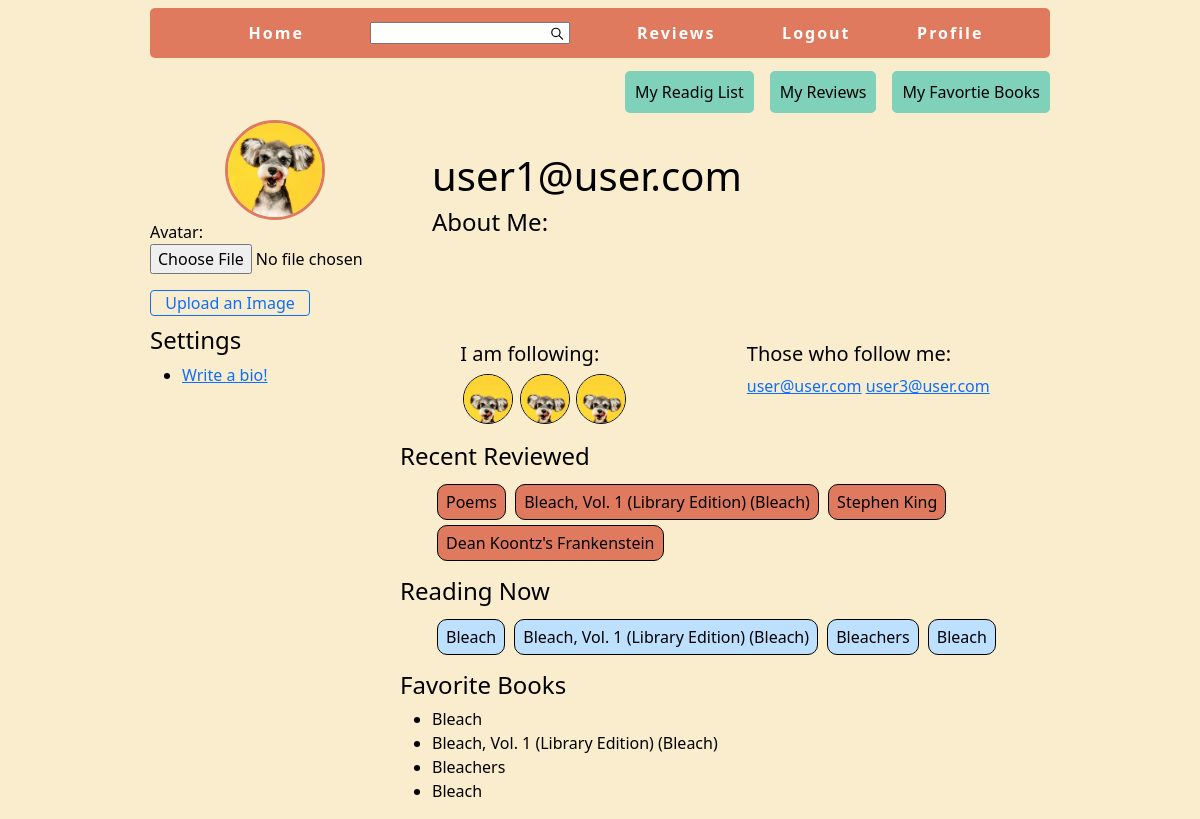
The app's page /user_profile_page/2 (signed in) with its own data.
### book_data/models.py (models this page shows, shortened)
class Following(models.Model):
    follower = models.ForeignKey(User, related_name='following', on_delete=models.CASCADE)
    following = models.ForeignKey(User, related_name='followers', on_delete=models.CASCADE)
    created_at = models.DateTimeField(auto_now_add=True)
    class Meta:
        db_table = "following"
        unique_together = ('follower', 'following')

class Profile(models.Model):
    user = models.OneToOneField(User, on_delete=models.CASCADE)
    avatar = models.ImageField(default='avatars/avatar.png', upload_to='avatars')
    bio = models.TextField()

class Reviews(models.Model):
    reviewer = models.ForeignKey(User, on_delete=models.CASCADE)
    book_title = models.CharField(max_length=120)
    book_id = models.CharField(max_length=50)
    cover_id = models.CharField(max_length=50)
    content = models.TextField()
    rating = models.IntegerField()
    created_at = models.DateTimeField(auto_now_add=True)
    class Meta:
        db_table = "reviews"

class ReadingList(models.Model):
    user = models.ForeignKey(User, on_delete=models.CASCADE)
    title = models.CharField(max_length=50)
    book_id = models.CharField(max_length=50)
    cover_id = models.CharField(max_length=50, null=True, blank=True)
    class Meta:
        db_table = "reading_list"

class FavoriteBooks(models.Model):
    user = models.ForeignKey(User, on_delete=models.CASCADE)
    title = models.CharField(max_length=50)
    book_id = models.CharField(max_length=50)
    cover_id = models.CharField(max_length=50, null=True, blank=True)
    class Meta:
        db_table = 'favorite_books'

### book_data/views.py (the view)
# urls.py: path('user_profile_page/<int:user_id>', user_profile_page, name='user_profile_page'),
@login_required
def user_profile_page(request, user_id):
    if request.method == 'POST':
        avatar_form = AvatarForm(request.POST, request.FILES)
        if avatar_form.is_valid():
            profile = request.user.profile
            profile.avatar = avatar_form.cleaned_data['avatar']
            profile.save()
            return redirect('user_profile_page', user_id)
        else:
            return redirect('index')
    else:
        avatar_form = AvatarForm()
    try:
        profile = request.user.profile
        avatar_url = profile.avatar.url
    except ObjectDoesNotExist:
        avatar_url = None
    try:
        profile = request.user.profile
        bio = profile.bio
    except ObjectDoesNotExist:
        bio = None
    try:
        reading_list = ReadingList.objects.filter(user=request.user)
    except ObjectDoesNotExist:
        reading_list = None
    try:
        reviews = Reviews.objects.filter(reviewer=request.user).order_by('-created_at')[:10]
    except ObjectDoesNotExist:
        reviews = None
    try:
        favorite_books = FavoriteBooks.objects.filter(user=request.user)
    except ObjectDoesNotExist:
        favorite_books = None
    try:
        following = Following.objects.filter(follower=request.user).order_by('-created_at')
    except ObjectDoesNotExist:
        following = None
    try:
        followers = Following.objects.filter(following=request.user).order_by('-created_at')
    except ObjectDoesNotExist:
        followers = None
    print(favorite_books)
    context = {
        'reading_list': reading_list,
        'reviews': reviews,
        'favorite_books': favorite_books,
        'avatar_form': avatar_form,
        'avatar_url': avatar_url,
        'bio': bio,
        'following': following,
        'followers': followers,
    }
    return render(request, 'book_data/user_profile_page.html', context)

### book_data/forms.py
class AvatarForm(forms.ModelForm):
    class Meta:
        model = Profile
        fields = ['avatar']

### book_data/templates/book_data/user_profile_page.html (shortened to what this page needs)
{% extends 'book_data/layout.html' %}
{% load static %}
{% block extra_css %}
    <link rel="stylesheet" href="{% static 'style/profile_page.css' %}">
{% endblock %}
{% block content %}
    <div class="grid-container">
        <div class="profile-contianer">
            <div class="avatar-img-div">
                {% if avatar_url %}
                <img src="{{ avatar_url }}" alt="Profile Avatar">
                {% else %}
                    <img src="/book_search/media/avatars/avatar.png" alt="Profile Avatar">
                {% endif %}
            </div>
            <form class="avatar-form" action='{% url "user_profile_page" user_id=user.id %}' enctype="multipart/form-data" method="POST">
                {{ avatar_form }}
                <button type="submit" class="btn btn-outline-primary btn-size">Upload an Image</button>
            </form>
        </div>
        <div class="settings">
            <h4>Settings</h4>
            <ul>
                <li><a href="{% url 'biography' %}">Write a bio!</a></li>
            </ul>
        </div>
        <div class="biography">
            <h1>{{ request.user }}</h1>
            <h4>About Me:</h4>
        </div>
        <div class="followers-container">
            <div >
                <h5>I am following: </h5>
                <div class="following">
                    {% for item in following %}
                            <div class="follower-avatar">
                                    <img src="{{ item.follower.profile.avatar.url }}" alt="">
                            </div>
                    {% endfor %}
                </div>
            </div>
            <div>
                <h5>Those who follow me:</h5>
                {% for item in followers %}
                    <a href="{% url 'general_profile_page' user_id=item.follower.profile.id %}"> {{ item.follower }}</a>
                {% endfor %}
            </div>
        </div>
        <div class="reviews">
            <h4>Recent Reviewed</h4>
            <ul class="review-list">
                {% for review in reviews %}
                    <li>
                        {{ review.book_title }}
                    </li>
                {% endfor %}
            </ul>
        </div>
        <div class="reading-list">
            <h4>Reading Now</h4>
            <ul class="reading-list">
                {% for item in reading_list %}
                    <li>
                        {{ item.title }}
                    </li>
                {% endfor %}
            </ul>
        </div>
        <div class="recent-reviews">
            <h4>Favorite Books</h4>
            <ul>
                {% for book in favorite_books %}
                    <li>
                        {{ book.title }}
                    </li>
                {% endfor %}
            </ul>
        </div>
    </div>
{% endblock %}

### book_data/static/style/main_style.css (style rules this page uses)
* { box-sizing: border-box; }
body { color: black; background-color: #faedcd; padding: 0; margin: 0; }

### book_data/static/style/profile_page.css (style rules this page uses)
* { box-sizing: border-box; }
.grid-container { display: grid; grid-template-columns: 250px 1fr; grid-template-rows: repeat(5, auto) ; grid-template-areas: "pic biography" "settings followers" "settings reviews-number" "settings eading-list" "settings recent-reviews"; margin-left: 12.5%; margin-right: 12.5%; }
.profile-contianer { display: flex; flex-direction: column; align-items: center; justify-content: center; max-height: 300px; }
.avatar-form { display: flex; flex-direction: column; width: 100%; max-width: 100%; gap: 1rem; }
.biography { padding: 2rem; }
.followers-container { min-height: 100px; display: flex; justify-content: space-around; margin-top: 1rem; }
.settings { grid-area: settings; }
.btn-size { padding: 0; margin-bottom: 10px; width: 10rem; }
.review-list li { display: inline-block; border: black solid 1px; border-radius: 10px; background-color: #e07a5f; padding: 5px; padding-left: 8px; padding-right: 8px; margin-left: 5px; margin-top: 5px; }
.reading-list li { display: inline-block; border: black solid 1px; border-radius: 10px; background-color: #bde0fe; padding: 5px; padding-left: 8px; padding-right: 8px; margin-left: 5px; margin-top: 5px; }
.following { display: flex; justify-content: space-evenly; gap: 0.2rem; }

### records on screen
Following: follower.profile.avatar (picture)
Following: follower.profile.avatar (picture)
Following: follower.profile.avatar (picture)
Following: follower "user@user.com"
Following: follower "user3@user.com"
Reviews: book_title "Poems"
Reviews: book_title "Bleach, Vol. 1 (Library Edition) (Bleach)"
Reviews: book_title "Stephen King"
Reviews: book_title "Dean Koontz's Frankenstein"
ReadingList: title "Bleach"
ReadingList: title "Bleach, Vol. 1 (Library Edition) (Bleach)"
ReadingList: title "Bleachers"
ReadingList: title "Bleach"
FavoriteBooks: title "Bleach"
FavoriteBooks: title "Bleach, Vol. 1 (Library Edition) (Bleach)"
FavoriteBooks: title "Bleachers"
FavoriteBooks: title "Bleach"

### other values on screen
{{ request.user }} "user1@user.com"
